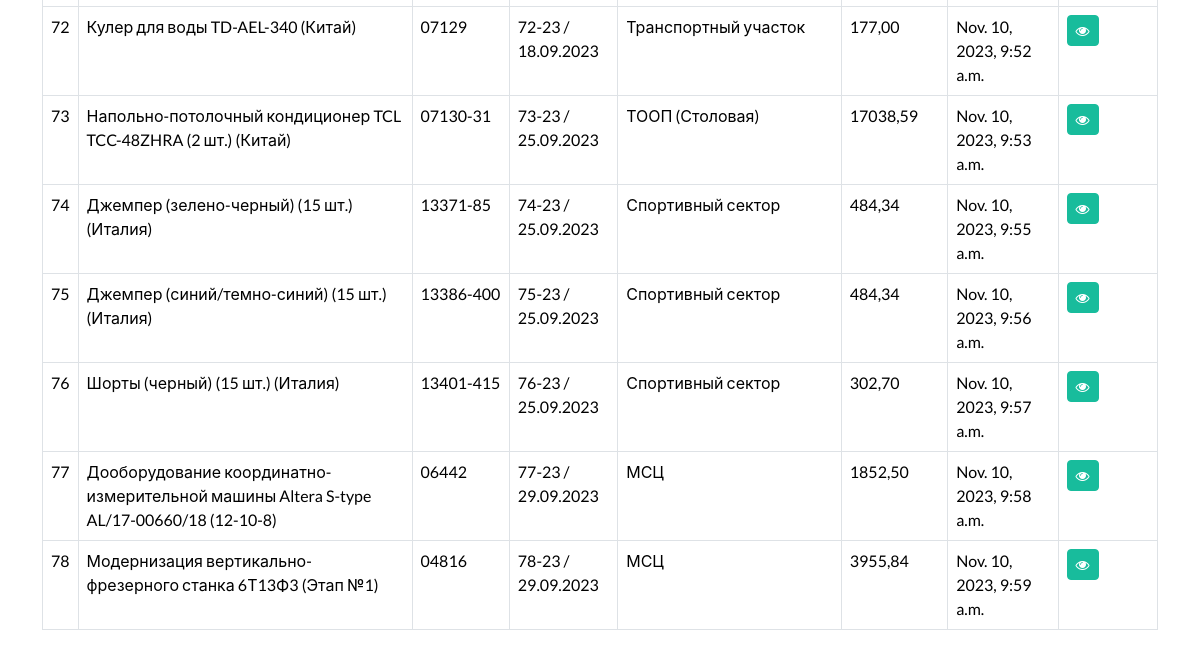
Page /dashboard (signed in, lower part) on the earlier database version.
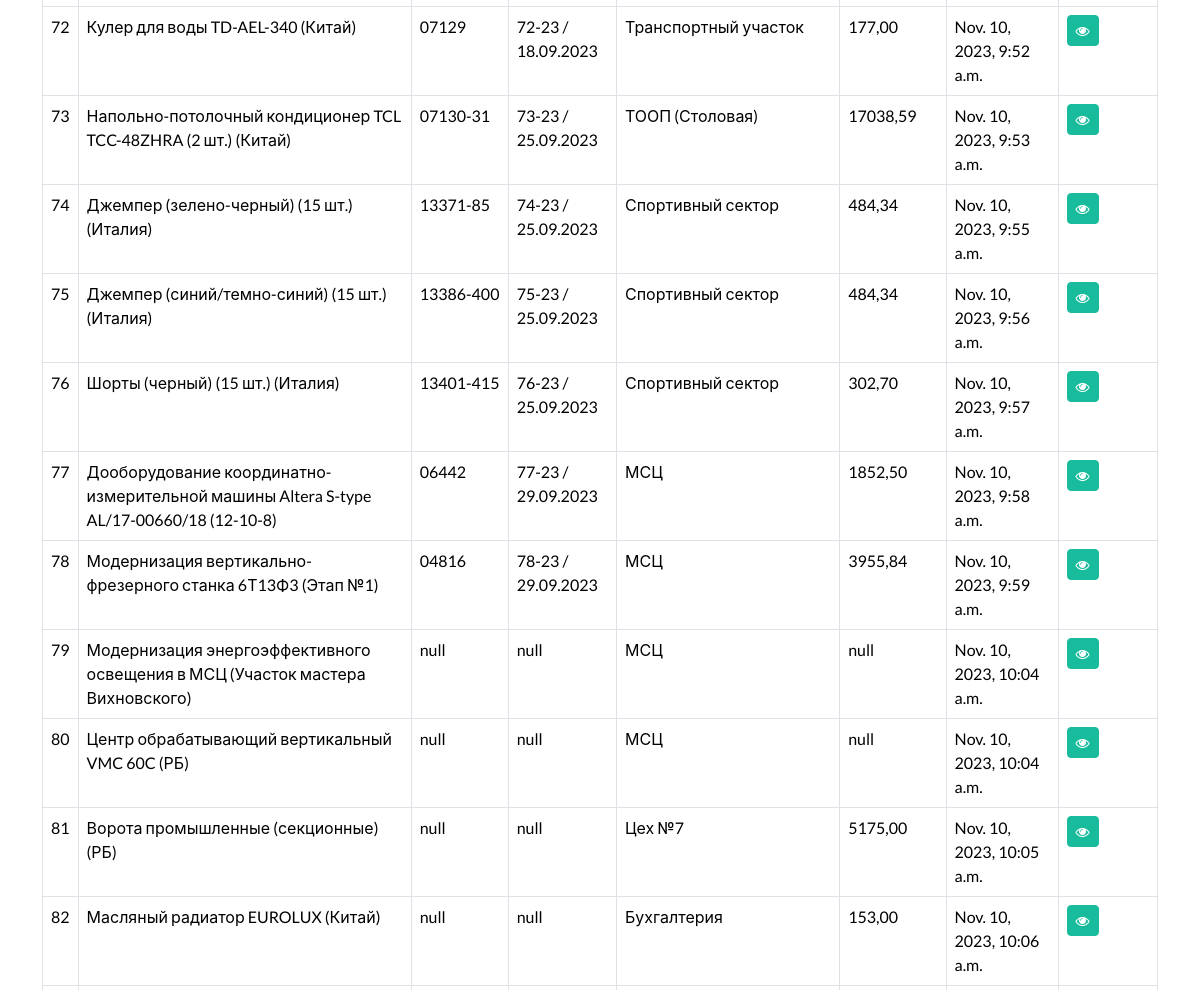
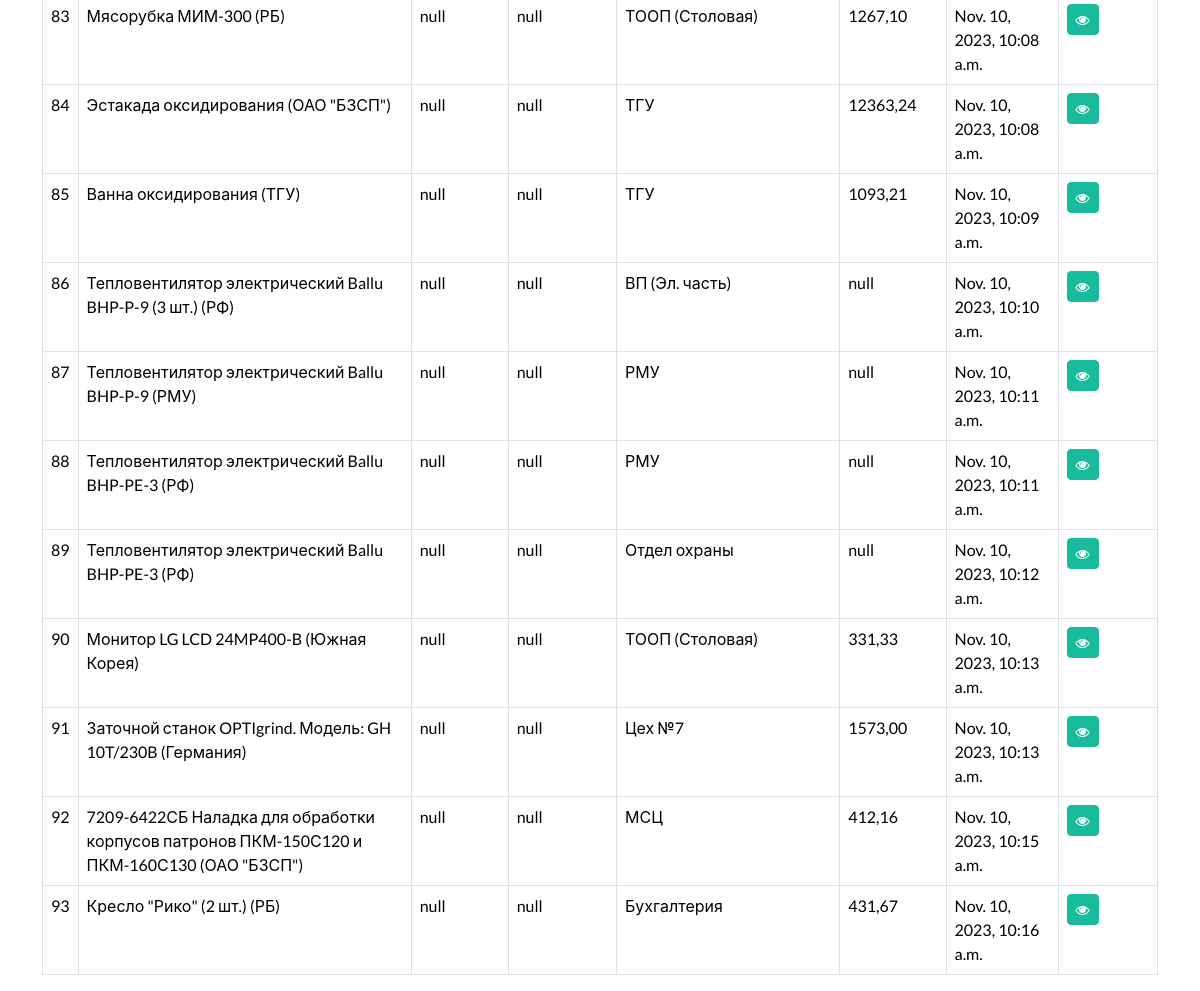
Same page on the later database version (2 pictures, top to bottom).
### webapp/models.py (models this page shows, shortened)
class Record(models.Model):
    creation_date = models.DateTimeField(auto_now_add=True)
    first_name = models.CharField(max_length=100)
    inv_num = models.CharField(max_length=50)
    ser_num = models.CharField(max_length=50)
    place_pass = models.CharField(max_length=50)
    status_pass = models.CharField(max_length=50)

### webapp/views.py (the view)
# urls.py: path('dashboard', views.dashboard, name="dashboard"),
@login_required(login_url='my-login')
def dashboard(request):
    my_records = Record.objects.all()
    context = {'records': my_records}
    return render(request, 'webapp/dashboard.html', context=context)

### webapp/templates/webapp/dashboard.html (shortened to what this page needs)
{% extends 'webapp/base.html' %}
{% block content %}
    <table class="table table-hover table-bordered">
        <tbody>
        {% if records %}
            {% for record in records %}
            <tr>
                <td>{{record.id}}</td>
                <td>{{record.first_name}}</td>
                <td>{{record.inv_num}}</td>
                <td>{{record.ser_num}}</td>
                <td>{{record.place_pass}}</td>
                <td>{{record.status_pass}}</td>
                <td>{{record.creation_date}}</td>
                <td><a class="btn btn-success btn-sm" href="{% url 'record' record.id %}"> <i class="fa fa-eye" aria-hidden="true"></i> </a></td>
            </tr>
            {% endfor %}
        {% endif %}
        </tbody>
    </table>
{% endblock %}

### webapp/templates/webapp/base.html (shortened to what this page needs)
{% load static %}
<!DOCTYPE html>
<html>
  <head>
    <link rel="stylesheet" type="text/css" href="https://bootswatch.com/5/flatly/bootstrap.min.css">
    <link rel="stylesheet" type="text/css" href="{% static 'css/styles.css' %}">
    <link rel="stylesheet" href="https://cdnjs.cloudflare.com/ajax/libs/font-awesome/4.7.0/css/font-awesome.min.css">
  </head>
  <body>
    <div class="container">
      <br>
      {% block content %}
      {% endblock %}
    </div>
  </body>
</html>

Differences in the rows shown:
added Record: id "79", first_name "Модернизация энергоэффективного освещения в МСЦ (Участок мастера Вихновского)", inv_num "null", ser_num "null", place_pass "МСЦ", status_pass "null", creation_date "Nov. 10, 2023, 10:04 a.m."
added Record: id "80", first_name "Центр обрабатывающий вертикальный VMC 60C (РБ)", inv_num "null", ser_num "null", place_pass "МСЦ", status_pass "null", creation_date "Nov. 10, 2023, 10:04 a.m."
added Record: id "81", first_name "Ворота промышленные (секционные) (РБ)", inv_num "null", ser_num "null", place_pass "Цех №7", status_pass "5175,00", creation_date "Nov. 10, 2023, 10:05 a.m."
added Record: id "82", first_name "Масляный радиатор EUROLUX (Китай)", inv_num "null", ser_num "null", place_pass "Бухгалтерия", status_pass "153,00", creation_date "Nov. 10, 2023, 10:06 a.m."
added Record: id "83", first_name "Мясорубка МИМ-300 (РБ)", inv_num "null", ser_num "null", place_pass "ТООП (Столовая)", status_pass "1267,10", creation_date "Nov. 10, 2023, 10:08 a.m."
added Record: id "84", first_name "Эстакада оксидирования (ОАО \"БЗСП\")", inv_num "null", ser_num "null", place_pass "ТГУ", status_pass "12363,24", creation_date "Nov. 10, 2023, 10:08 a.m."
added Record: id "85", first_name "Ванна оксидирования (ТГУ)", inv_num "null", ser_num "null", place_pass "ТГУ", status_pass "1093,21", creation_date "Nov. 10, 2023, 10:09 a.m."
added Record: id "86", first_name "Тепловентилятор электрический Ballu BHP-P-9 (3 шт.) (РФ)", inv_num "null", ser_num "null", place_pass "ВП (Эл. часть)", status_pass "null", creation_date "Nov. 10, 2023, 10:10 a.m."
added Record: id "87", first_name "Тепловентилятор электрический Ballu BHP-P-9 (РМУ)", inv_num "null", ser_num "null", place_pass "РМУ", status_pass "null", creation_date "Nov. 10, 2023, 10:11 a.m."
added Record: id "88", first_name "Тепловентилятор электрический Ballu BHP-PE-3 (РФ)", inv_num "null", ser_num "null", place_pass "РМУ", status_pass "null", creation_date "Nov. 10, 2023, 10:11 a.m."
added Record: id "89", first_name "Тепловентилятор электрический Ballu BHP-PE-3 (РФ)", inv_num "null", ser_num "null", place_pass "Отдел охраны", status_pass "null", creation_date "Nov. 10, 2023, 10:12 a.m."
added Record: id "90", first_name "Монитор LG LCD 24MP400-B (Южная Корея)", inv_num "null", ser_num "null", place_pass "ТООП (Столовая)", status_pass "331,33", creation_date "Nov. 10, 2023, 10:13 a.m."
added Record: id "91", first_name "Заточной станок OPTIgrind. Модель: GH 10T/230B (Германия)", inv_num "null", ser_num "null", place_pass "Цех №7", status_pass "1573,00", creation_date "Nov. 10, 2023, 10:13 a.m."
added Record: id "92", first_name "7209-6422СБ Наладка для обработки корпусов патронов ПКМ-150С120 и ПКМ-160С130 (ОАО \"БЗСП\")", inv_num "null", ser_num "null", place_pass "МСЦ", status_pass "412,16", creation_date "Nov. 10, 2023, 10:15 a.m."
added Record: id "93", first_name "Кресло \"Рико\" (2 шт.) (РБ)", inv_num "null", ser_num "null", place_pass "Бухгалтерия", status_pass "431,67", creation_date "Nov. 10, 2023, 10:16 a.m."
